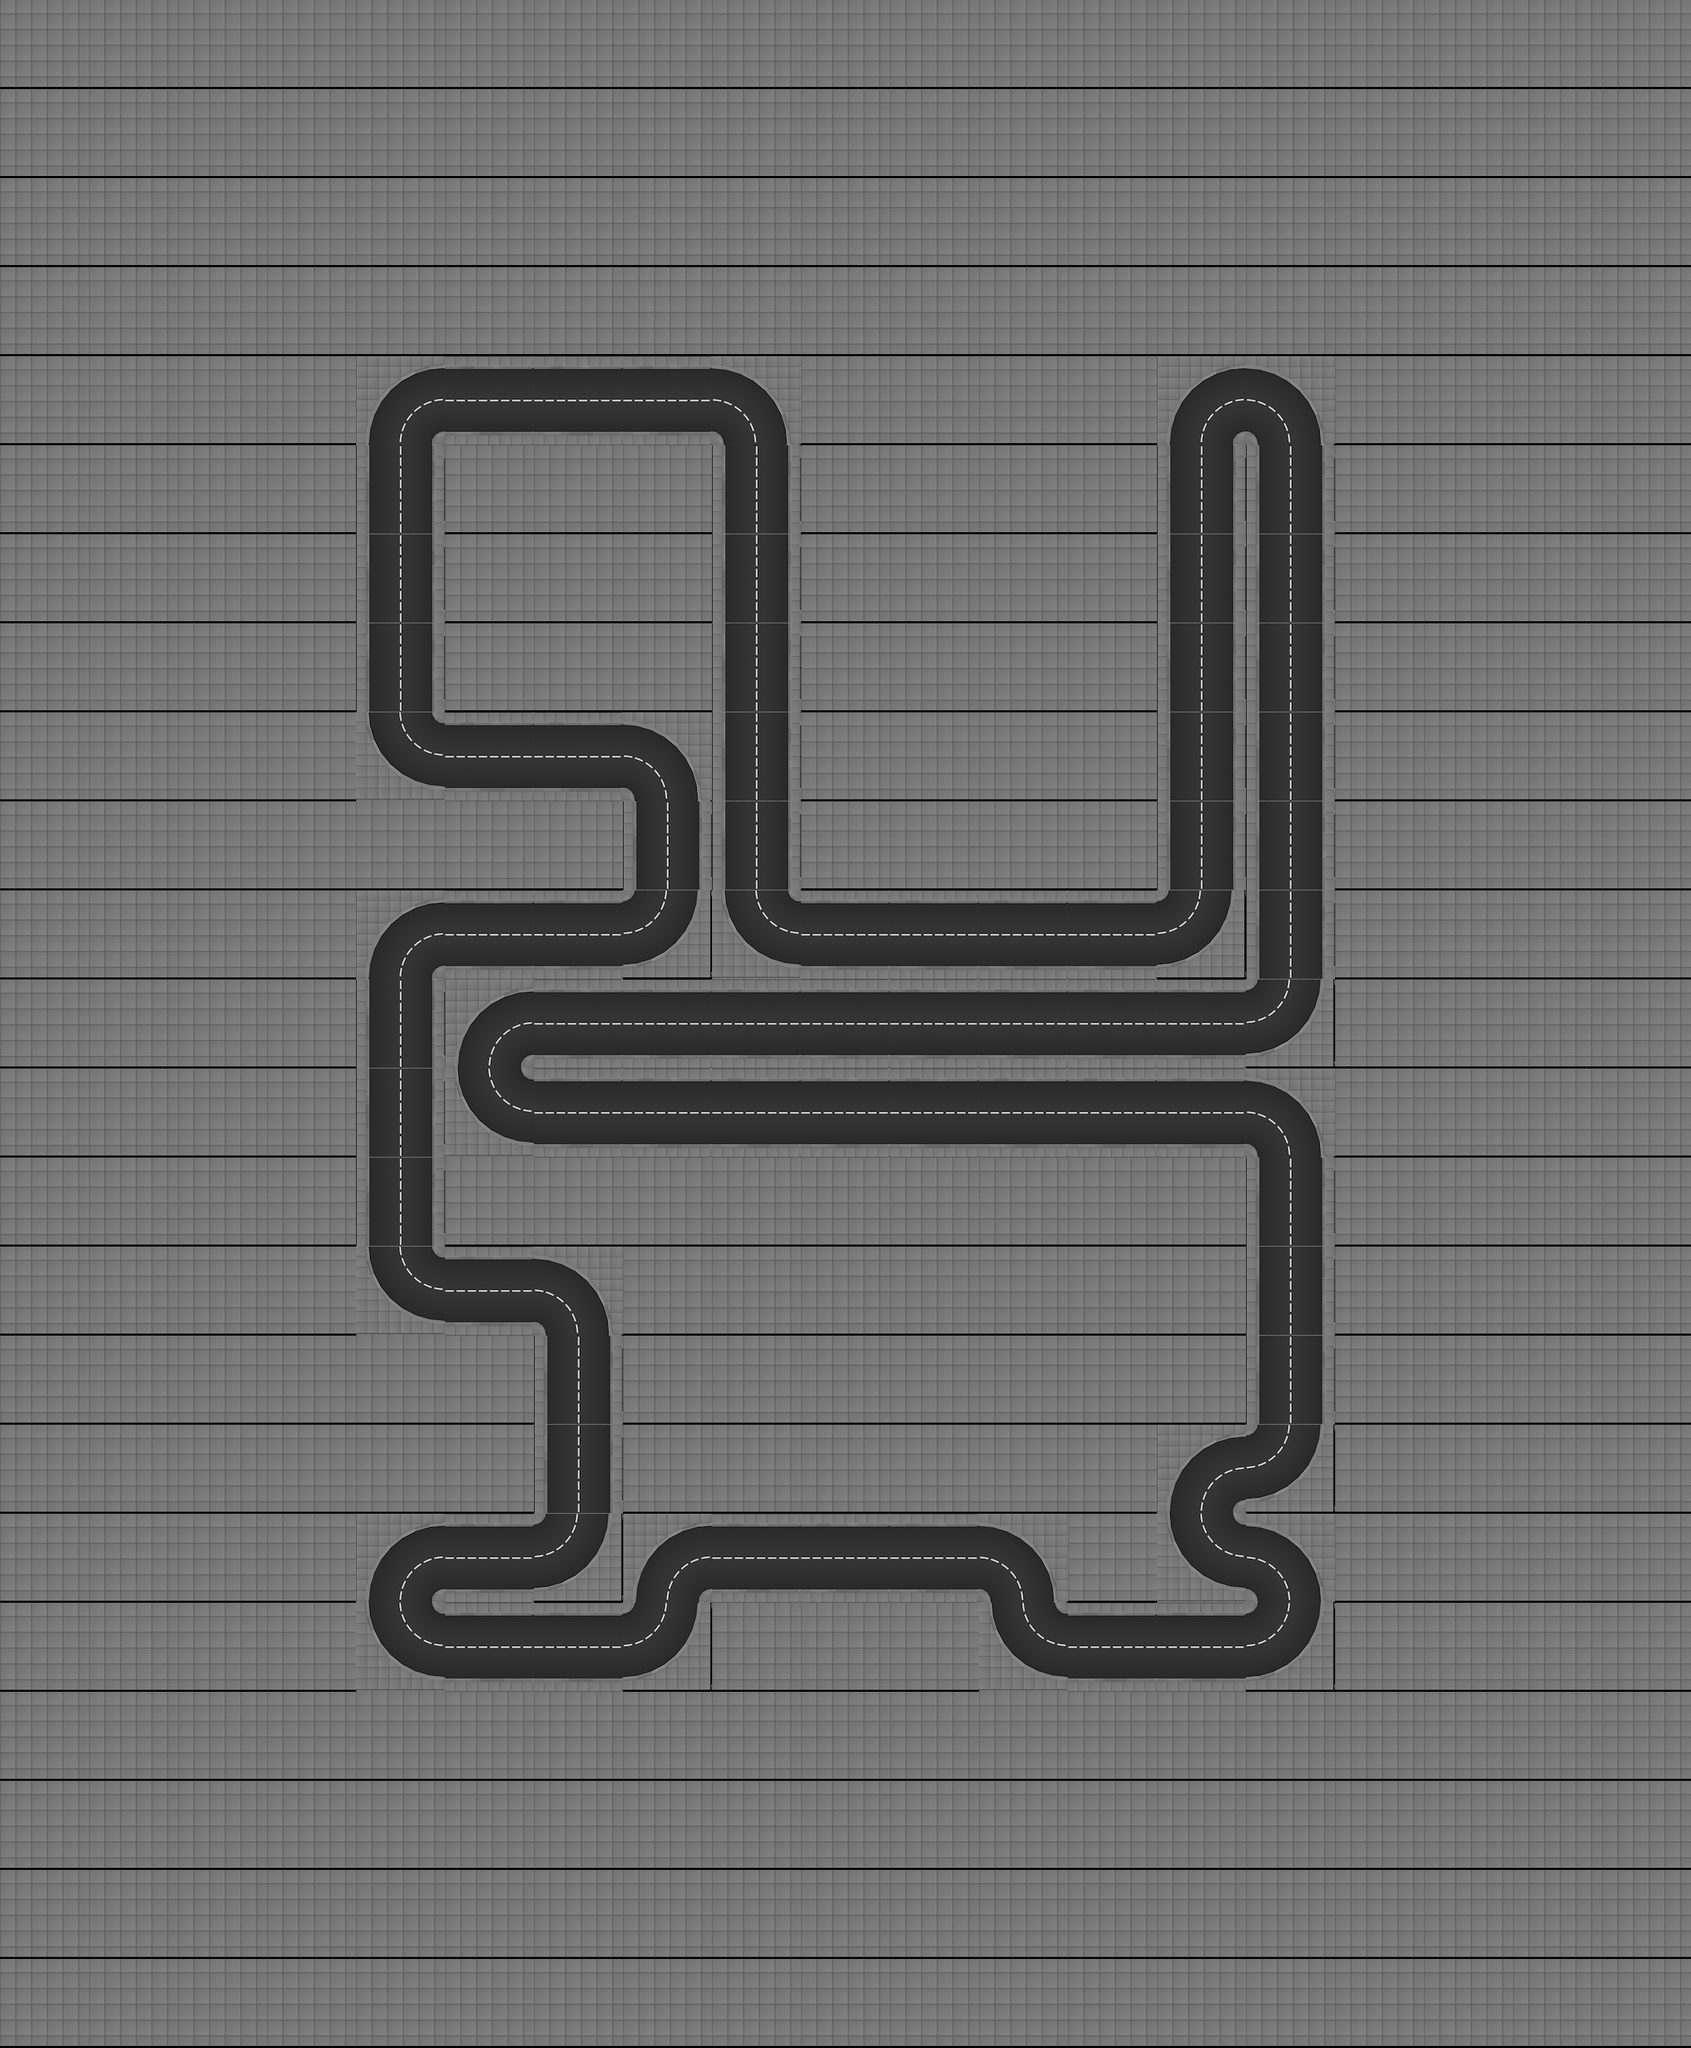

Rendered tile map (Tiled .tmx) drawn with the repository's tilesets; below, a short description and the map source with its tile grids summarised:
An orthogonal 19x23 tile map with 128x128 px tiles, 1 tile layer (track), 2 tilesets and 474 objects (23x appartment_roof_01, 10x office_07_ground_floor, 10x office_07_floor, 10x office_06_ground_floor, 10x office_06_floor, ...).

<map height="23" infinite="0" nextlayerid="1" nextobjectid="1" orientation="orthogonal" renderorder="right-down" tiledversion="1.2.2" tileheight="128" tilewidth="128" version="1.2" width="19"><tileset firstgid="1" source="../../gbResources/set_tiles.tsx" /><tileset firstgid="134" source="../../gbResources/set_objects.tsx" /><layer height="23" id="1" name="track" width="19"><data>[437 cells, 437 non-empty, 7 distinct tile ids]</data></layer><objectgroup id="1" name="walls"><object id="1" x="512" y="640"><polyline points="16,0 32,-64 64,-96 128,-112" /></object><object id="2" x="512" y="640"><polyline points="112,0 114,-8 120,-14 128,-16" /></object><object id="3" x="512" y="704.0"><polyline points="16,-64 16,64" /></object><object id="4" x="512" y="704.0"><polyline points="112,-64 112,64" /></object><object id="5" x="512" y="832.0"><polyline points="16,-64 16,64" /></object><object id="6" x="512" y="832.0"><polyline points="112,-64 112,64" /></object><object id="7" x="512" y="960.0"><polyline points="16,-64 16,64" /></object><object id="8" x="512" y="960.0"><polyline points="112,-64 112,64" /></object><object id="9" x="512" y="1152"><polyline points="16,-128 32,-64 64,-32 128,-16" /></object><object id="10" x="512" y="1152"><polyline points="112,-128 114,-120 120,-114 128,-112" /></object><object id="11" x="512" y="1408"><polyline points="16,0 32,-64 64,-96 128,-112" /></object><object id="12" x="512" y="1408"><polyline points="112,0 114,-8 120,-14 128,-16" /></object><object id="13" x="512" y="1472.0"><polyline points="16,-64 16,64" /></object><object id="14" x="512" y="1472.0"><polyline points="112,-64 112,64" /></object><object id="15" x="512" y="1600.0"><polyline points="16,-64 16,64" /></object><object id="16" x="512" y="1600.0"><polyline points="112,-64 112,64" /></object><object id="17" x="512" y="1728.0"><polyline points="16,-64 16,64" /></object><object id="18" x="512" y="1728.0"><polyline points="112,-64 112,64" /></object><object id="19" x="512" y="1920"><polyline points="16,-128 32,-64 64,-32 128,-16" /></object><object id="20" x="512" y="1920"><polyline points="112,-128 114,-120 120,-114 128,-112" /></object><object id="21" x="512" y="2304"><polyline points="16,0 32,-64 64,-96 128,-112" /></object><object id="22" x="512" y="2304"><polyline points="112,0 114,-8 120,-14 128,-16" /></object><object id="23" x="512" y="2432"><polyline points="16,-128 32,-64 64,-32 128,-16" /></object><object id="24" x="512" y="2432"><polyline points="112,-128 114,-120 120,-114 128,-112" /></object><object id="25" x="640" y="592.0"><polyline points="0,-64 128,-64" /></object><object id="26" x="640" y="560.0"><polyline points="0,64 128,64" /></object><object id="27" x="640" y="1104.0"><polyline points="0,-64 128,-64" /></object><object id="28" x="640" y="1072.0"><polyline points="0,64 128,64" /></object><object id="29" x="640" y="1360.0"><polyline points="0,-64 128,-64" /></object><object id="30" x="640" y="1328.0"><polyline points="0,64 128,64" /></object><object id="31" x="640" y="1536"><polyline points="16,0 32,-64 64,-96 128,-112" /></object><object id="32" x="640" y="1536"><polyline points="112,0 114,-8 120,-14 128,-16" /></object><object id="33" x="640" y="1664"><polyline points="16,-128 32,-64 64,-32 128,-16" /></object><object id="34" x="640" y="1664"><polyline points="112,-128 114,-120 120,-114 128,-112" /></object><object id="35" x="640" y="1872.0"><polyline points="0,-64 128,-64" /></object><object id="36" x="640" y="1840.0"><polyline points="0,64 128,64" /></object><object id="37" x="640" y="2256.0"><polyline points="0,-64 128,-64" /></object><object id="38" x="640" y="2224.0"><polyline points="0,64 128,64" /></object><object id="39" x="640" y="2384.0"><polyline points="0,-64 128,-64" /></object><object id="40" x="640" y="2352.0"><polyline points="0,64 128,64" /></object><object id="41" x="768" y="592.0"><polyline points="0,-64 128,-64" /></object><object id="42" x="768" y="560.0"><polyline points="0,64 128,64" /></object><object id="43" x="768" y="1104.0"><polyline points="0,-64 128,-64" /></object><object id="44" x="768" y="1072.0"><polyline points="0,64 128,64" /></object><object id="45" x="768" y="1360.0"><polyline points="0,-64 128,-64" /></object><object id="46" x="768" y="1328.0"><polyline points="0,64 128,64" /></object><object id="47" x="768" y="1488.0"><polyline points="0,-64 128,-64" /></object><object id="48" x="768" y="1456.0"><polyline points="0,64 128,64" /></object><object id="49" x="768" y="1616.0"><polyline points="0,-64 128,-64" /></object><object id="50" x="768" y="1584.0"><polyline points="0,64 128,64" /></object><object id="51" x="768" y="1920"><polyline points="0,-112 64,-96 96,-64 112,0" /></object><object id="52" x="768" y="1920"><polyline points="0,-16 8,-14 14,-8 16,0" /></object><object id="53" x="768" y="1984.0"><polyline points="16,-64 16,64" /></object><object id="54" x="768" y="1984.0"><polyline points="112,-64 112,64" /></object><object id="55" x="768" y="2112.0"><polyline points="16,-64 16,64" /></object><object id="56" x="768" y="2112.0"><polyline points="112,-64 112,64" /></object><object id="57" x="768" y="2304"><polyline points="112,-128 96,-64 64,-32 0,-16" /></object><object id="58" x="768" y="2304"><polyline points="16,-128 14,-120 8,-114 0,-112" /></object><object id="59" x="768" y="2384.0"><polyline points="0,-64 128,-64" /></object><object id="60" x="768" y="2352.0"><polyline points="0,64 128,64" /></object><object id="61" x="896" y="592.0"><polyline points="0,-64 128,-64" /></object><object id="62" x="896" y="560.0"><polyline points="0,64 128,64" /></object><object id="63" x="896" y="1152"><polyline points="0,-112 64,-96 96,-64 112,0" /></object><object id="64" x="896" y="1152"><polyline points="0,-16 8,-14 14,-8 16,0" /></object><object id="65" x="896" y="1216.0"><polyline points="16,-64 16,64" /></object><object id="66" x="896" y="1216.0"><polyline points="112,-64 112,64" /></object><object id="67" x="896" y="1408"><polyline points="112,-128 96,-64 64,-32 0,-16" /></object><object id="68" x="896" y="1408"><polyline points="16,-128 14,-120 8,-114 0,-112" /></object><object id="69" x="896" y="1488.0"><polyline points="0,-64 128,-64" /></object><object id="70" x="896" y="1456.0"><polyline points="0,64 128,64" /></object><object id="71" x="896" y="1616.0"><polyline points="0,-64 128,-64" /></object><object id="72" x="896" y="1584.0"><polyline points="0,64 128,64" /></object><object id="73" x="896" y="2304"><polyline points="16,0 32,-64 64,-96 128,-112" /></object><object id="74" x="896" y="2304"><polyline points="112,0 114,-8 120,-14 128,-16" /></object><object id="75" x="896" y="2432"><polyline points="112,-128 96,-64 64,-32 0,-16" /></object><object id="76" x="896" y="2432"><polyline points="16,-128 14,-120 8,-114 0,-112" /></object><object id="77" x="1024" y="640"><polyline points="0,-112 64,-96 96,-64 112,0" /></object><object id="78" x="1024" y="640"><polyline points="0,-16 8,-14 14,-8 16,0" /></object><object id="79" x="1024" y="704.0"><polyline points="16,-64 16,64" /></object><object id="80" x="1024" y="704.0"><polyline points="112,-64 112,64" /></object><object id="81" x="1024" y="832.0"><polyline points="16,-64 16,64" /></object><object id="82" x="1024" y="832.0"><polyline points="112,-64 112,64" /></object><object id="83" x="1024" y="960.0"><polyline points="16,-64 16,64" /></object></objectgroup><objectgroup id="2" name="route"><!-- 1 objects omitted --></objectgroup><objectgroup id="3" name="lights"><!-- 92 objects omitted --></objectgroup><objectgroup id="4" name="slow_motion_triggers"><!-- 28 objects omitted --></objectgroup><objectgroup id="5" name="speed_up_triggers"><!-- 13 objects omitted --></objectgroup><objectgroup id="6" name="buildings"><!-- 152 objects omitted --></objectgroup><objectgroup id="7" name="spawners"><!-- 4 objects omitted --></objectgroup></map>
<!-- 391 of 474 objects omitted -->
